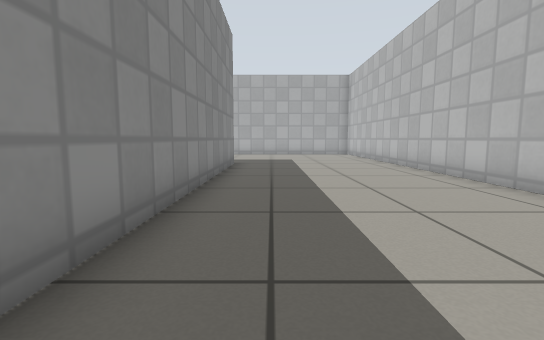
view 1 (above)

17 first-person views from a walk through a Gazebo world. The camera is 0.5 m above the floor, tilts 6° down and sees 85° across. The floor is counted in squares, 0.5 m on a side. Each view is taken from the middle of a square. On the plan, view 1 faces up. The plan holds only what a view shows up to about 12 squares ahead; the rest is blank. The place goes on beyond the plan. The robots in the file are not drawn. Simple patterns stand in for the simulator's built-in surfaces.

view 2
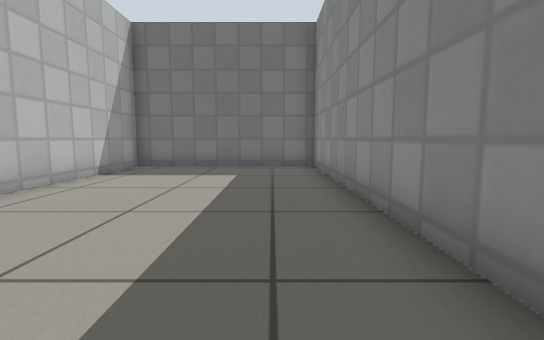

view 3
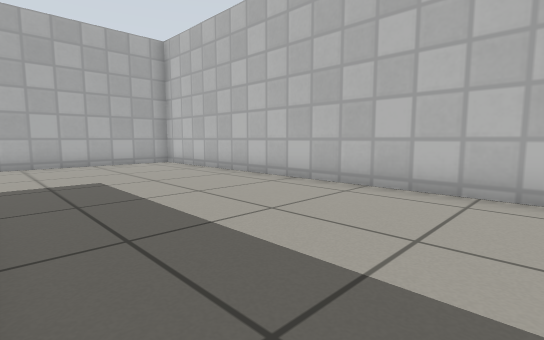

view 4
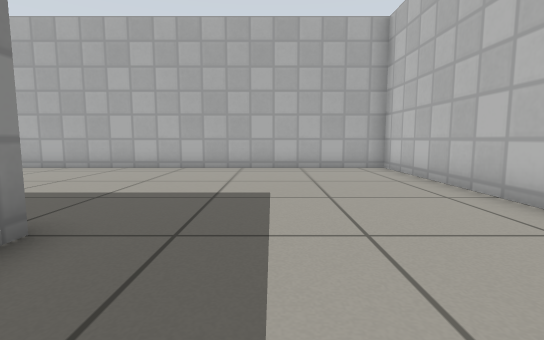

view 5
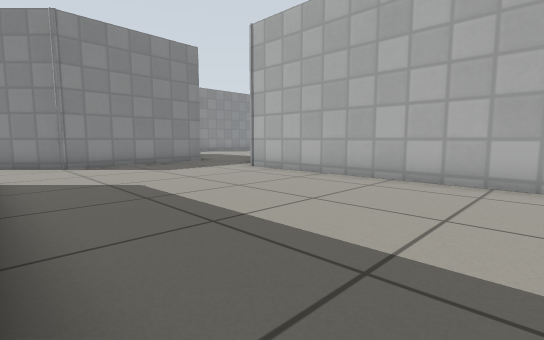

view 6
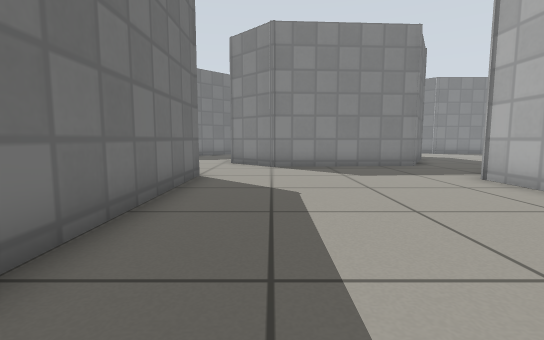

view 7
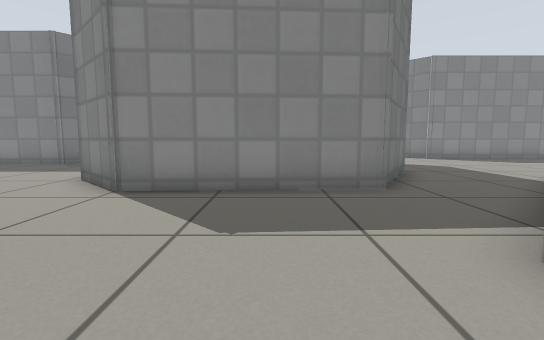

view 8
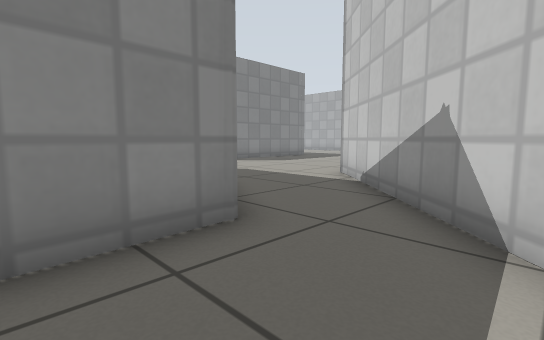

view 9
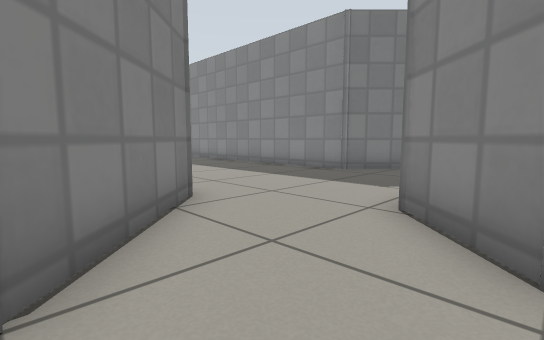

view 10
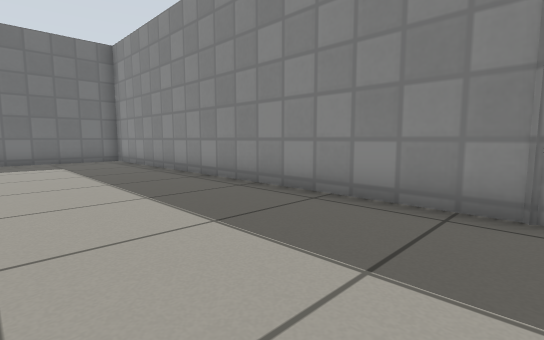

view 11
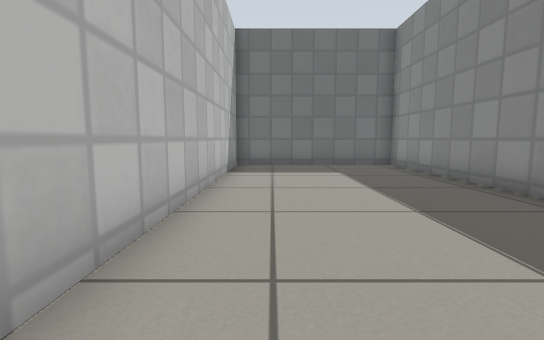

view 12
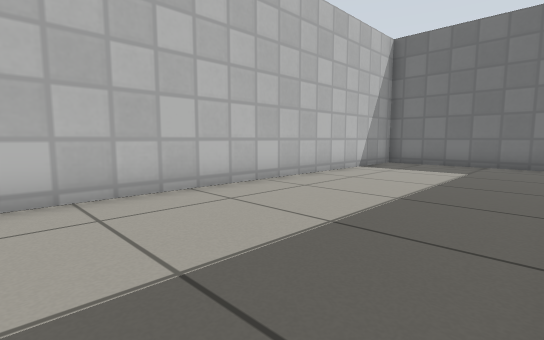

view 13
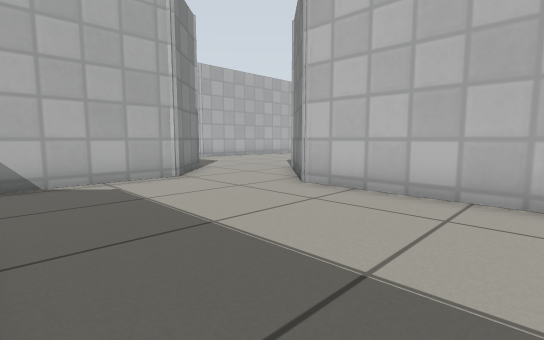

view 14
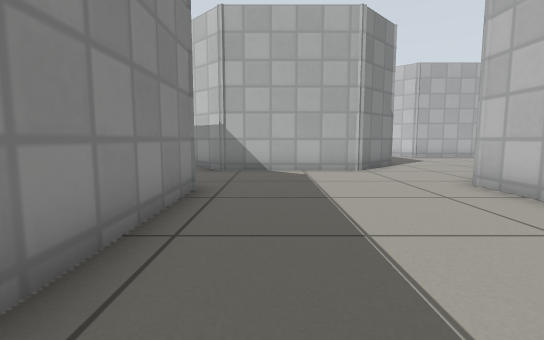

view 15
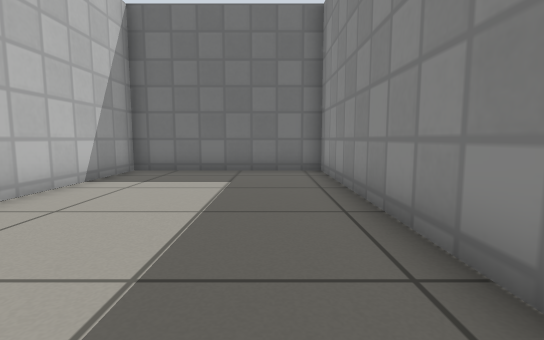

view 16
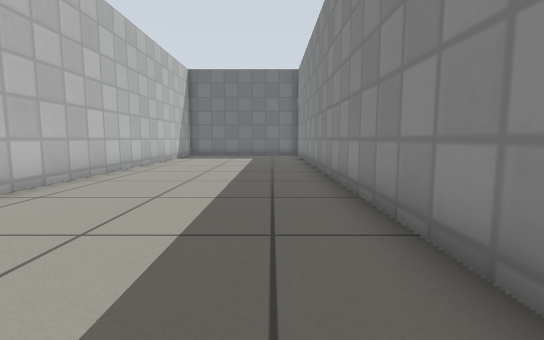

view 17
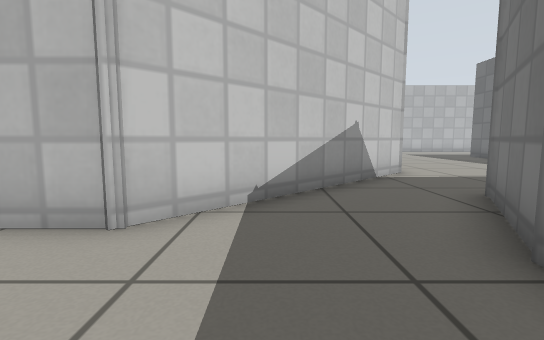

### Floor plan
Points are (right, up) in squares from view 1. A wall is a line through its corners. A room is listed if a view was taken in it or the views show most of it. See-through windows are left out.
Room 1 (views 1, 2, 3, 4, 5, 6, 7, 8, 9, 16)
walls: (-1.5, 12) (-1.5, -4.7) (4.9, -4.7) (4.9, 19.2) (-9.2, 19.2) (-14.8, 24.7); (-11.1, 10.8) (-9.9, 12) (-4, 12); (-15.7, 20.8) (-12.9, 19.2) (-12.6, 14) (-13.4, 13.2)
ways out: opening at (-15.3, 23) to room 3; opening at (-12, 12) to room 4
Room 2 (views 10, 11, 12, 13, 14, 15)
walls: (-19.6, 9.8) (-18.6, 8.8) (-18.6, -5.3) (-12.7, -5.3) (-12.7, 9.3); (-14.2, 12.4) (-18.5, 12.4) (-19.5, 13.4)
ways out: opening at (-13, 11) to room 4
Room 3 (view 17)
walls: (-14.8, 24.7) (-14.8, 26.1)
ways out: opening at (-15.3, 23) to room 1
Room 4 (no view inside)
walls: (-12.7, 9.3) (-11.1, 10.8)
ways out: opening at (-12, 12) to room 1; opening at (-13, 11) to room 2
Room 5 (no view inside)
walls: (-13.4, 13.2) (-14.2, 12.4)

Positions as (right, up) in squares from view 1, and headings:
1: (0, 0), facing up
2: (0, 6), facing down
3: (-1, 7), facing up-right
4: (1, 9), facing up
5: (-1, 12), facing up-left
6: (-2, 14), facing left
7: (-7, 17), facing left
8: (-10, 17), facing up-left
9: (-10, 14), facing down-left
10: (-14, 9), facing down-left
11: (-14, 6), facing down
12: (-18, 7), facing down-right
13: (-18, 5), facing up-right
14: (-17, 3), facing up
15: (-17, 4), facing down
16: (0, 13), facing down
17: (-18, 23), facing right
